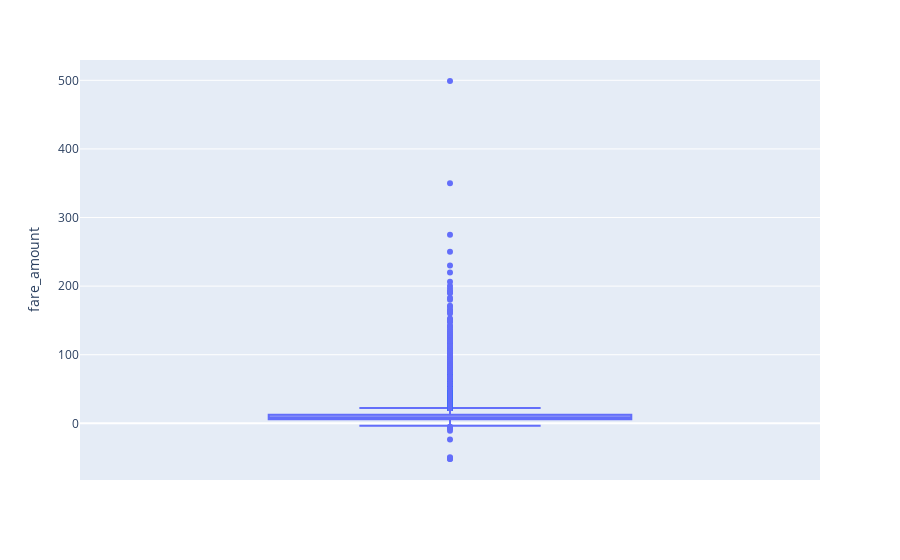

The notebook cell this image was saved under:
### Code cell
fig.show()

### Figure 1 — Plotly figure (JSON) as saved in the notebook; plotly's stock layout.template omitted (floating-point values rounded to 4 significant figures; data arrays with more than 128 entries replaced by an {"elided": "..."} marker saying what was removed)
{"data": [{"alignmentgroup": "True", "hovertemplate": "fare_amount=%{y}<extra></extra>", "legendgroup": "", "marker": {"color": "#636efa"}, "name": "", "notched": false, "offsetgroup": "", "orientation": "v", "showlegend": false, "type": "box", "x0": " ", "xaxis": "x", "y": {"elided": "200000 float values"}, "y0": " ", "yaxis": "y"}], "layout": {"boxmode": "group", "legend": {"tracegroupgap": 0}, "margin": {"t": 60}, "xaxis": {"anchor": "y", "domain": [0, 1]}, "yaxis": {"anchor": "x", "domain": [0, 1], "title": {"text": "fare_amount"}}}}
